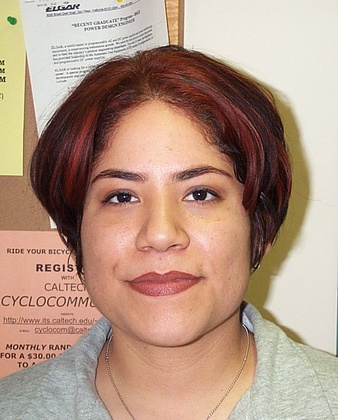
%> input picture Images/DB0/db0_1.jpg, 338 x 420 px, shrunk from 477 x 592 before the run
$ octave --eval "result = createEyemap(imread('Images/DB0/db0_1.jpg'));"   (GNU Octave 9; MATLAB toolbox functions it lacks are replaced by stand-ins)
%> lines starting %> are read from the running program, lines starting %| are printed output that depends on the picture; in (x1, y1, x2, y2) boxes, pixels count from 0 and x2, y2 are one past the last pixel; in counts of white or black regions, pixels touching at a corner belong together; the program's own positions count from 1
### eyemapC.m
function [rgbImg] = eyemapC(input)

img_ycbcr = rgb2ycbcr(input);

%[Cr, ~, Cb] = imsplit(img_ycbcr);
img_ycbcr = im2double(img_ycbcr);
Y = img_ycbcr(:,:,1);
Cb = img_ycbcr(:,:,2);
Cr = img_ycbcr(:,:,3);

% Chromincance eyemap
eyeMapC = ((Cb.^2)+((1-Cr).^2)+(Cb./Cr))./3;

%Histogram normalization
normImg = histeq(eyeMapC);
rgbImg = normImg;

end

### eyemapL.m
function [eyemaplum] = eyemapL(input)

[Y, ~, ~] = imsplit(input);

se1 = strel('disk', 16,8);

eyemaplum=imdilate(Y,se1)./(1+imerode(Y,se1));

eyemaplum = im2double(histeq(eyemaplum));
end

### facemask.m
function [outImg] = facemask(inputImg)
% Function to create a facemask from a given image.

% Transform to hsv color space
inputImg = double(inputImg);
img_hsv = rgb2hsv(inputImg);

[H,S,V] = imsplit(img_hsv);
[w,h] = size(inputImg(:,:,1));
for i=1:w
    for j=1:h
        if((H(i,j) < 30/360 || H(i,j) > 250/360) && S(i,j) < 0.52 && V(i,j) > 0.5)
            mask(i,j) = 1;
        else
            mask(i,j) = 0;
        end
    end
end

%Morphological operations to remove blobs
SE = strel('disk',8);
SE2 = strel('disk', 4);
mask = imerode(mask, SE);

while(bweuler(mask) ~= 1)
    mask = imerode(mask, SE2);
    mask = imdilate(mask, SE);
    mask = imerode(mask, SE2);
    %disp("One iteration")
end
SE3 = strel('rectangle', [20, 40]);
mask = imerode(mask, SE3);

im(:,:,1)=inputImg(:,:,1).*mask;
im(:,:,2)=inputImg(:,:,2).*mask;
im(:,:,3)=inputImg(:,:,3).*mask;

outImg = imbinarize(im(:,:,1));
end

### optimMethods.m
function [outImg] = optimMethods(img_grayscaled, eyemap, mask)

colorBase = histeq(im2gray(img_grayscaled));
colorBase = colorBase >= 0.9;

IlluminBase = eyemap >= 0.5;
IlluminBase = IlluminBase.*mask;

se = strel('disk', 8);
edgeBase = edge(im2gray(img_grayscaled), "sobel");
edgeBase = imerode(edgeBase, se);
edgeBase = edgeBase >= 0.99;
edgeBase = edgeBase.*mask;

colIll = colorBase.*IlluminBase;
colIll = imbinarize(colIll);

IllEdge = IlluminBase.*edgeBase;
IllEdge = imbinarize(IllEdge);

edgeCol = edgeBase.*colorBase;
edgeCol = imbinarize(edgeCol);

finalComb = (colIll == 1) | (IllEdge == 1) | (edgeCol == 1);

outImg = double(finalComb);
end

### geteyecoord.m
function [leftcenter, secondlargestMouth] = geteyecoord(result)


se1 = strel('disk', 2);
result = bwareaopen(result, 200);
result = imdilate(result, se1);

L = bwlabel(im2double(result));
%Get the area and center point of all mouth candidates
stats = regionprops(L, "Area", "Centroid");
area = zeros(size(stats));
center = zeros(length(stats),2);
%save intermidate variables
for i = 1:length(stats)
    area(i) = stats(i).Area;
    center(i,:) = stats(i).Centroid;
end

largesteye = find(max(area));
secondlargestMouth = find(max(area(area<max(area))));


newMouthMask = zeros(size(result));
if largesteye == 1
    newMouthMask(L == largesteye) = 1;
end

% [4 lines of commented-out code are left out]

leftcenter = center(largesteye, :);
%rightcenter = center(secondlargestMouth, :);

end

### createEyemap.m
function [result, left, right] = createEyemap(input)
%This function will produce an eyemap from an input image

% TODO remove imshow and disp() texts

% TODO make use of face masks where needed

img = input;
% % figure;
% % disp("Original image")
% % imshow(img);

% Eye map: Chrominance
eyeChrome = eyemapC(img);

% Eye map: Luminance
eyeLum = eyemapL(img);

eyemap = eyeChrome.*eyeLum;

    %Make binary mask
    eyemap = eyemap >= 0.75;

    % Morphological operations to remove unnecessary blobs from EyeMap
    SE = strel('disk',8);
    eyemap = imdilate(eyemap, SE);
    eyemap = imdilate(eyemap, SE);
    eyemap = imerode(eyemap, SE);
    eyemap = imclearborder(eyemap);

    % Remove impossible eye candidates
    [height, width] = size(eyemap);

    statsEye = regionprops(eyemap, 'centroid',  'PixelIdxList', 'MaxFeretProperties');
    centAxisEyes = cat(1, statsEye.MaxFeretDiameter);
    centroidseye = cat(1, statsEye.Centroid);
    [numOfEyes, ~] = size(centroidseye);

     for i=1:numOfEyes
       if centroidseye(i,2) > height*0.66 || centroidseye(i,2) < height*0.3
         eyemap(statsEye(i).PixelIdxList) = 0;
       end
       if centAxisEyes(i,1) > 70
           eyemap(statsEye(i).PixelIdxList) = 0;
       end
     end

% [66 lines of commented-out code are left out]
mask = facemask(img);
if(sum(sum(mask)) == 0)
    disp("Face mask is empty, face mask will not be applied")
else
    optimImg = optimMethods(input,eyemap, mask)
    combined = optimImg;
% %     figure;
% %     disp("combined + facemask")
% %     imshow(combined);
end

% result
result = combined;
left = geteyecoord(result);
end
%> in createEyemap, img is the input picture: size 420x338x3 uint8; mean R, G, B 180.5, 151.3, 133.2
%> in eyemapC, `img_ycbcr = rgb2ycbcr(input);`: img_ycbcr: size 420x338x3 uint8; mean of channels 1, 2, 3 151.7, 115.8, 142.1
%> in eyemapC, `img_ycbcr = im2double(img_ycbcr);`: img_ycbcr: size 420x338x3 double; mean of channels 1, 2, 3 0.595, 0.454, 0.557
%> in eyemapL, `eyemaplum = im2double(histeq(eyemaplum));`:
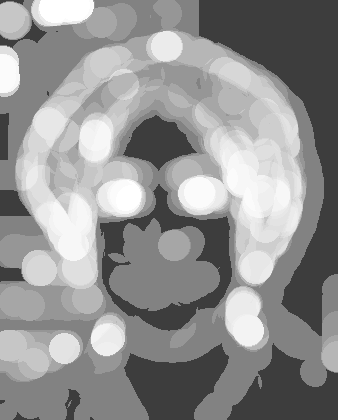
%> eyemaplum: size 420x338 double; min 0.239, max 1, mean 0.571
%> in createEyemap, `eyemap = eyemap >= 0.75;`: eyemap: size 420x338 logical; 2.9% white; 43 white regions (24 under 20 px), largest, box (x1, y1, x2, y2) and area: (32, 0, 94, 26) 1385, (241, 304, 264, 341) 453, (91, 319, 111, 353) 430
%> in createEyemap, `eyemap = imdilate(eyemap, SE);`: eyemap: size 420x338 logical; 11% white; 15 white regions, largest, box (x1, y1, x2, y2) and area: (36, 312, 118, 375) 2278, (247, 149, 292, 231) 2172, (25, 0, 101, 33) 2161
%> in createEyemap, `eyemap = imdilate(eyemap, SE);`: eyemap: size 420x338 logical; 21.1% white; 12 white regions, largest, box (x1, y1, x2, y2) and area: (224, 137, 299, 238) 5209, (23, 32, 136, 148) 5041, (29, 305, 125, 382) 4108
%> in createEyemap, `eyemap = imerode(eyemap, SE);`: eyemap: size 420x338 logical; 11.4% white; 12 white regions, largest, box (x1, y1, x2, y2) and area: (231, 144, 292, 231) 3131, (30, 39, 129, 141) 2645, (0, 0, 101, 33) 2617
%> in createEyemap, `eyemap = imclearborder(eyemap);`:
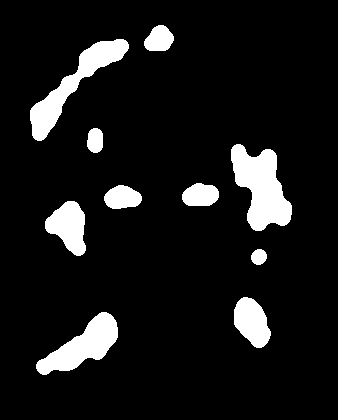
%> eyemap: size 420x338 logical; 9.4% white; 10 white regions, largest, box (x1, y1, x2, y2) and area: (231, 144, 292, 231) 3131, (30, 39, 129, 141) 2645, (36, 312, 118, 375) 2326
%> in createEyemap, `statsEye = regionprops(eyemap, 'centroid',  'PixelIdxList', 'MaxFeretP..`: statsEye = 10 regions; first 5, Centroid, MaxFeretDiameter and MaxFeretAngle: [74.4 85.1] 135.2 -47.7, [83.6 346.6] 94.05 -35.04, [69.3 227.2] 56.75 -104.3, [95.8 141.1] 25.5 -101.3, [123 198.2] 38.33 -172.5
%> in createEyemap, `centAxisEyes = cat(1, statsEye.MaxFeretDiameter);`: centAxisEyes = [135.2; 94.05; 56.75; 25.5; 38.33; 31.62; 38.08; 95.96; 54.42; 17.2]
%> in createEyemap, `centroidseye = cat(1, statsEye.Centroid);`: centroidseye = [74.4 85.13; 83.56 346.6; 69.33 227.2; 95.81 141.1; 123 198.2; 159.8 39.84; 201.1 195.8; 261.9 188.2; 252.5 322.7; 259.5 257.5]
%> in createEyemap, `[numOfEyes, ~] = size(centroidseye);`: numOfEyes = 10
%> the loop in createEyemap, `for i=1:numOfEyes` made 10 passes
%> after the loop in createEyemap, `for i=1:numOfEyes`:
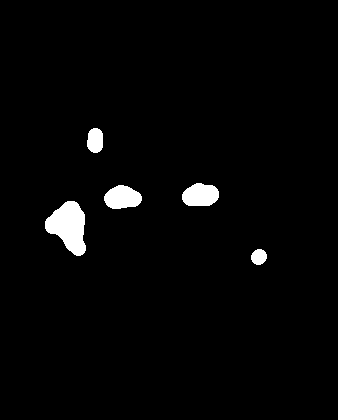
%> eyemap: size 420x338 logical; 2.4% white; 5 white regions, box (x1, y1, x2, y2) and area: (45, 201, 86, 256) 1436, (182, 183, 219, 206) 684, (104, 185, 142, 209) 684, (87, 128, 103, 153) 335, (251, 249, 267, 265) 198
%> in facemask, `img_hsv = rgb2hsv(inputImg);`: img_hsv: size 420x338x3 double; mean H, S, V 0.1, 0.3, 181.1
%> in facemask, `[H,S,V] = imsplit(img_hsv);`:
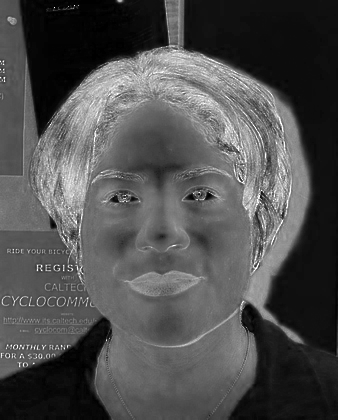
%> S: size 420x338 double; min 0, max 1, mean 0.312
%> in facemask, `[w,h] = size(inputImg(:,:,1));`: w = 420; h = 338
%> after the loop in facemask, `for i=1:w`: mask: size 420x338 double; values 0 (black) and 1 (white), 47.6% white; 378 white regions (351 under 20 px), largest, box (x1, y1, x2, y2) and area: (0, 0, 287, 420) 64861, (178, 11, 212, 59) 223, (56, 5, 88, 16) 151
%> in facemask, `mask = imerode(mask, SE);`: mask: size 420x338 double; values 0 (black) and 1 (white), 20.6% white; 12 white regions (5 under 20 px), largest, box (x1, y1, x2, y2) and area: (42, 107, 244, 420) 25934, (0, 184, 55, 247) 1998, (0, 255, 43, 291) 1019
%> the loop in facemask, `while(bweuler(mask) ~= 1)` made 11 passes
%> after the loop in facemask, `while(bweuler(mask) ~= 1)`:
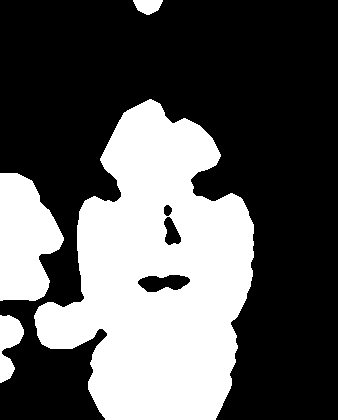
%> mask: size 420x338 double; values 0 (black) and 1 (white), 35.7% white; 4 white regions, box (x1, y1, x2, y2) and area: (34, 99, 254, 420) 43490, (0, 173, 64, 301) 5961, (0, 315, 24, 383) 972, (133, 0, 163, 15) 320
%> in facemask, `mask = imerode(mask, SE3);`: mask: size 420x338 double; values 0 (black) and 1 (white), 16.5% white; 2 white regions, box (x1, y1, x2, y2) and area: (56, 121, 233, 420) 20935, (0, 184, 40, 290) 2435
%> in facemask, `im(:,:,3)=inputImg(:,:,3).*mask;`: im: size 420x338x3 double; mean H, S, V 35.3, 26.6, 22.5
%> in optimMethods, `colorBase = colorBase >= 0.9;`:
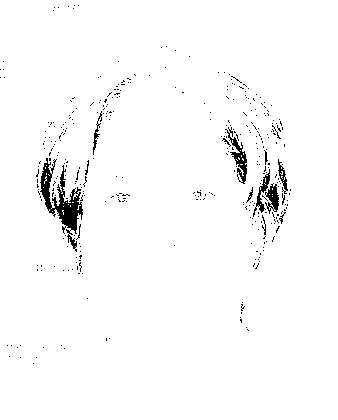
%> colorBase: size 420x338 logical; 97.7% white; 364 black regions (352 under 20 px), largest, box (x1, y1, x2, y2) and area: (40, 158, 83, 252) 1259, (225, 127, 247, 184) 369, (265, 183, 279, 214) 236
%> in optimMethods, `IlluminBase = IlluminBase.*mask;`: IlluminBase: size 420x338 double; values 0 (black) and 1 (white), 0.01% white in thin lines or dots, all inside (x1, y1, x2, y2) = (140, 194, 142, 203)
%> in optimMethods, `edgeBase = edge(im2gray(img_grayscaled), "sobel");`:
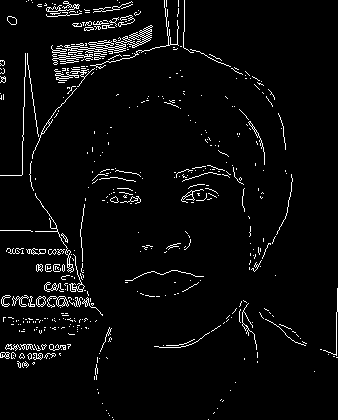
%> edgeBase: size 420x338 logical; 4% white in thin lines or dots
%> in optimMethods, `edgeBase = imerode(edgeBase, se);`: edgeBase: size 420x338 logical; every value is 0
%> in optimMethods, `edgeBase = edgeBase.*mask;`: edgeBase: size 420x338 double; every value is 0
%> in geteyecoord, `stats = regionprops(L, "Area", "Centroid");`: stats = 0 regions
%> in geteyecoord, `largesteye = find(max(area));`: largesteye = []

$ run again, on Images/DB0/db0_3.jpg
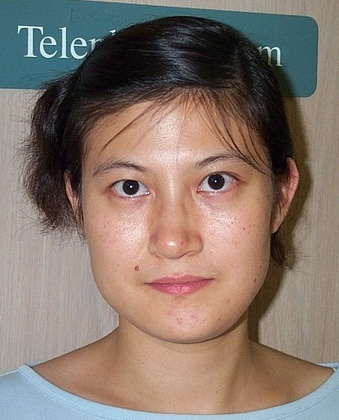
%> input picture Images/DB0/db0_3.jpg, 339 x 420 px, shrunk from 451 x 559 before the run
%> in createEyemap, img is the input picture: size 420x339x3 uint8; mean R, G, B 134.5, 118.5, 108.7
%> statsEye = 3 regions; Centroid, MaxFeretDiameter and MaxFeretAngle: [130.8 186.3] 18.97 -108.4, [216.3 183.4] 41.44 -19.75, [278.9 158.1] 36.77 -112.4
%> centAxisEyes = [18.97; 41.44; 36.77]
%> centroidseye = [130.8 186.3; 216.3 183.4; 278.9 158.1]
%> numOfEyes = 3
%> the loop in createEyemap, `for i=1:numOfEyes` made 3 passes
%> img_hsv: size 420x339x3 double; mean H, S, V 0.2, 0.3, 142.2
%> w = 420; h = 339
%> the loop in facemask, `while(bweuler(mask) ~= 1)` made 4 passes
%> after the loop in facemask, `while(bweuler(mask) ~= 1)`:
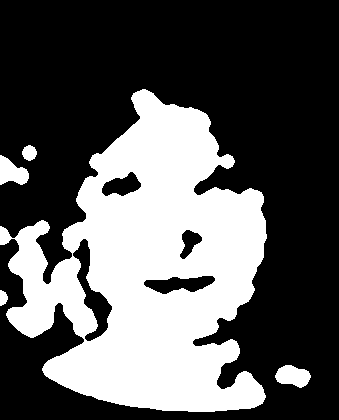
%> mask: size 420x339 double; values 0 (black) and 1 (white), 35.7% white; 5 white regions, box (x1, y1, x2, y2) and area: (0, 89, 267, 412) 49377, (275, 365, 311, 388) 571, (0, 155, 29, 185) 559, (22, 145, 37, 161) 176, (0, 290, 8, 306) 96
%> outImg: size 420x339 logical; 11.8% white; 2 white regions, box (x1, y1, x2, y2) and area: (104, 116, 246, 287) 9069, (69, 298, 231, 401) 7793
%> IlluminBase: size 420x339 double; every value is 0
%> in optimMethods, `edgeBase = edge(im2gray(img_grayscaled), "sobel");`:
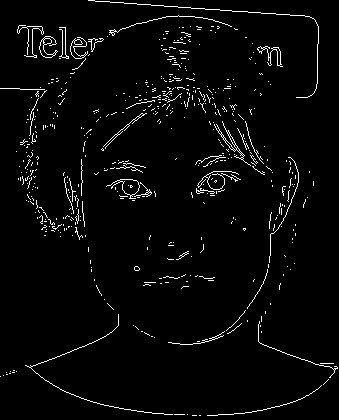
%> edgeBase: size 420x339 logical; 3.1% white in thin lines or dots
%> stats = 0 regions
%> largesteye = []

$ run again, on Images/DB0/db0_4.jpg
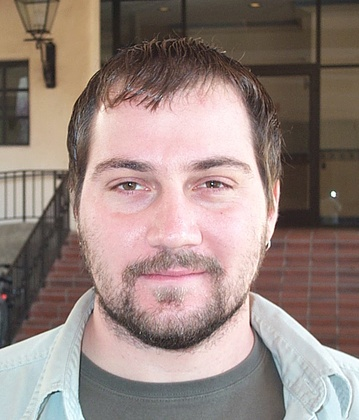
%> input picture Images/DB0/db0_4.jpg, 359 x 420 px, shrunk from 506 x 592 before the run
%> in createEyemap, img is the input picture: size 420x359x3 uint8; mean R, G, B 149.8, 132.1, 126
%> statsEye = 10 regions; first 5, Centroid, MaxFeretDiameter and MaxFeretAngle: [51.2 66.2] 55.44 -97.25, [84.6 117.7] 57.78 -66.54, [91.5 305.5] 22.8 -74.74, [131.2 186.4] 35.69 -168.7, [172.4 337] 105.4 -4.9
%> centAxisEyes = [55.44; 57.78; 22.8; 35.69; 105.4; 25.3; 45.88; 43.28; 24.04; 22.14]
%> centroidseye = [51.17 66.22; 84.6 117.7; 91.5 305.5; 131.2 186.4; 172.4 337; 216.2 184.6; 252.1 98.6; 280.7 224.4; 324.8 351.2; 332.9 194.9]
%> numOfEyes = 10
%> the loop in createEyemap, `for i=1:numOfEyes` made 10 passes
%> img_hsv: size 420x359x3 double; mean H, S, V 0.3, 0.2, 151.8
%> w = 420; h = 359
%> the loop in facemask, `while(bweuler(mask) ~= 1)` made 9 passes
%> after the loop in facemask, `while(bweuler(mask) ~= 1)`:
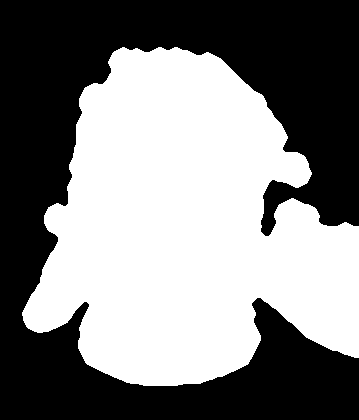
%> mask: size 420x359 double; values 0 (black) and 1 (white), 50.5% white; 1 black region, box (x1, y1, x2, y2) and area: (0, 0, 359, 420) 74576
%> outImg: size 420x359 logical; 35.1% white; 1 white region, box (x1, y1, x2, y2) and area: (45, 60, 359, 375) 52953
%> IlluminBase: size 420x359 double; values 0 (black) and 1 (white), 0.63% white; 3 white regions (1 under 20 px), largest, box (x1, y1, x2, y2) and area: (113, 175, 148, 196) 577, (204, 174, 228, 193) 365
%> result: size 420x359 logical; 0.83% white; 2 white regions, box (x1, y1, x2, y2) and area: (111, 173, 150, 198) 753, (202, 172, 230, 195) 499
%> L: size 420x359 double; 3 distinct labels, from 0 to 2
%> stats = 2 regions; Area and Centroid: 753 [131.2 186.5], 499 [216.2 184.7]
%> the loop in geteyecoord, `for i = 1:length(stats)` made 2 passes
%> after the loop in geteyecoord, `for i = 1:length(stats)`: area = [753; 499]; center = [131.2 186.5; 216.2 184.7]
%> largesteye = 1
%> in geteyecoord, `newMouthMask(L == largesteye) = 1;`:
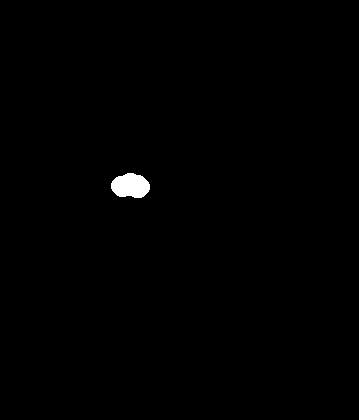
%> newMouthMask: size 420x359 double; values 0 (black) and 1 (white), 0.5% white; 1 white region, box (x1, y1, x2, y2) and area: (111, 173, 150, 198) 753
%> leftcenter = [131.2 186.5]
